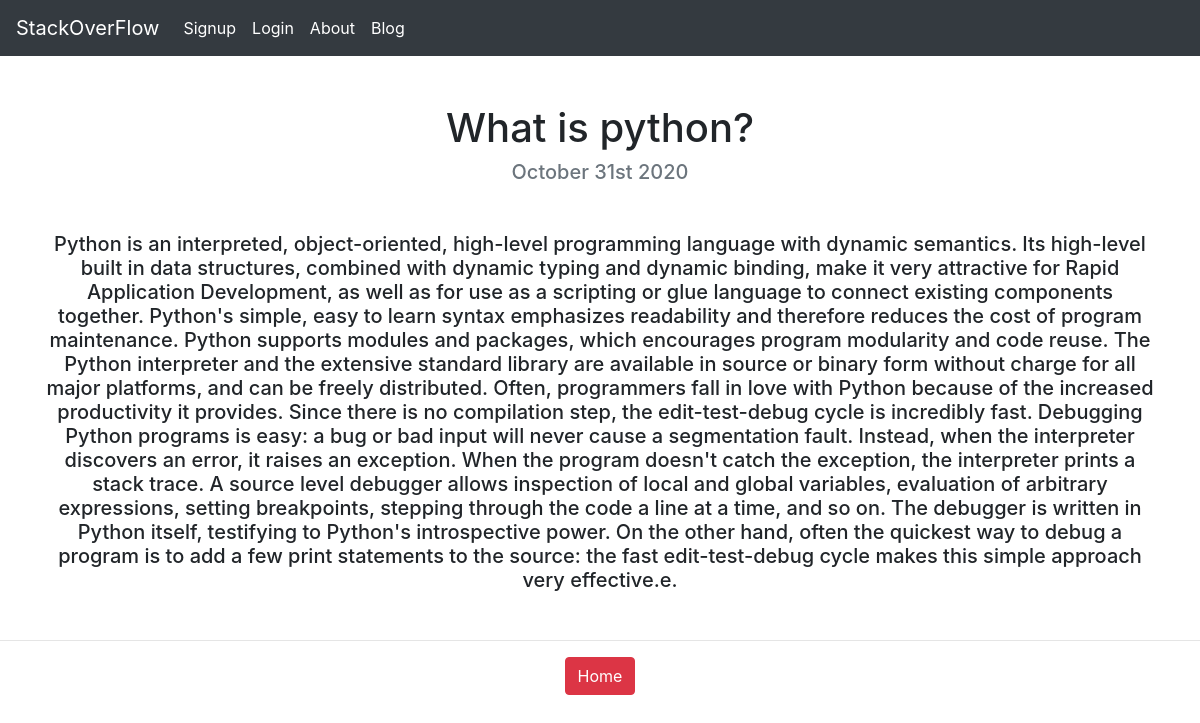
Page /blog/14/ on the committed database.
### blog/models.py (models this page shows, shortened)
class Blog(models.Model):
    title = models.CharField(max_length=200)
    description = models.TextField()
    date = models.DateField()

### blog/views.py (the view)
# urls.py: path('<int:blog_id>/', views.detail, name='detail'),
def detail(request, blog_id):
    blog = get_object_or_404(Blog, pk=blog_id)
    return render(request, 'blog/detail.html',{'blog':blog})

### blog/templates/blog/detail.html
{% extends 'StackoverflowClone/base.html' %}
{% load static %}
{% block content %}
<h1 class="text-center mt-5" id="blogdetailtitle">{{ blog.title }}</h1>
<h5 class="text-center text-muted mb-5">{{ blog.date|date:'F jS Y' }}</h5>
<div class="container text-center">
    <h5>{{ blog.description|safe }}</h5>
</div>
<br>
<hr>
<div class="container text-center"><a class="btn btn-danger" href="{% url 'homepage' %}">Home</a>
</div>
{% endblock %}

### rows in the picture
Blog: title "What is python?", date "October 31st 2020", description "Python is an interpreted, object-oriented, high-level programming language with dynamic semantics. Its high-level built in data structures, combined with dynamic typing and dynamic binding, make it very attractive for Rapid Application Development, as well as for use as a scripting or glue language to connect existing components together. Python's simple, easy to learn syntax emphasizes readability and therefore reduces the cost of program maintenance. Python supports modules and packages, which encourages program modularity and code reuse. The Python interpreter and the extensive standard library are available in source or binary form without charge for all major platforms, and can be…"
